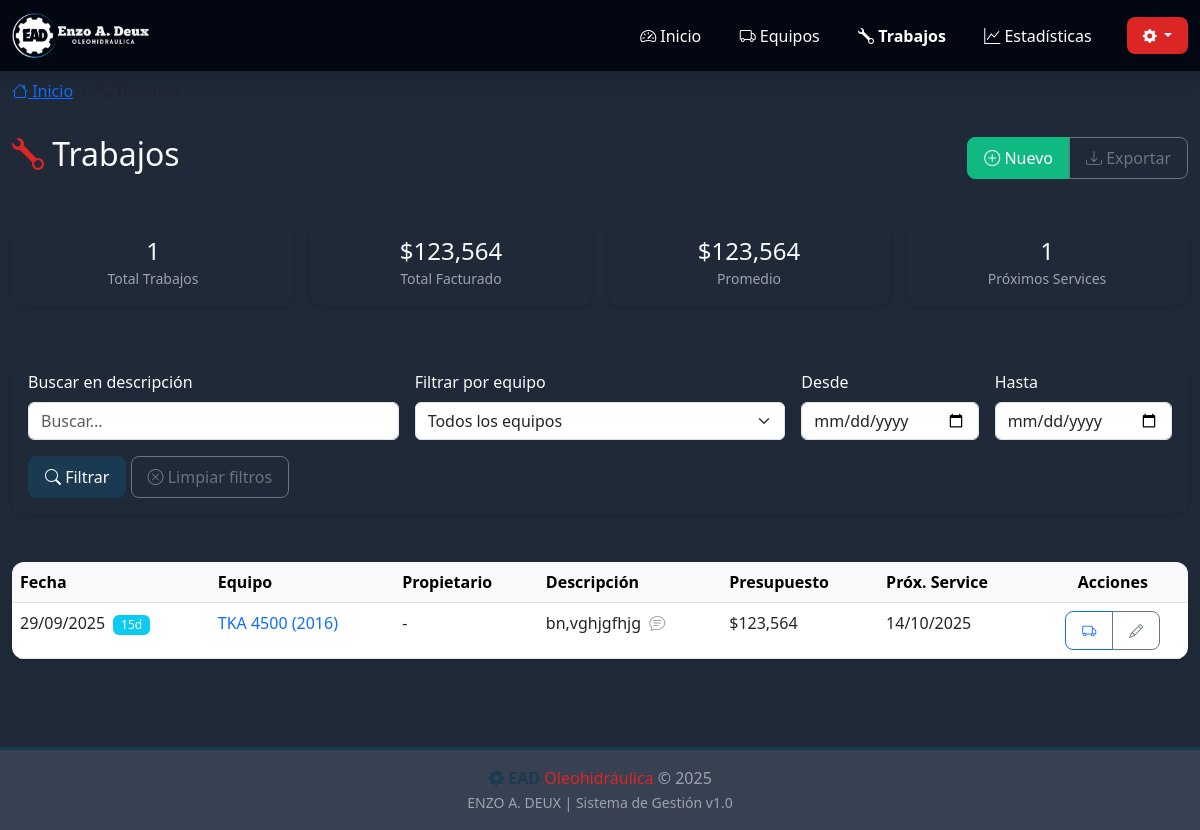
/trabajos, run on an earlier commit of the app's database.
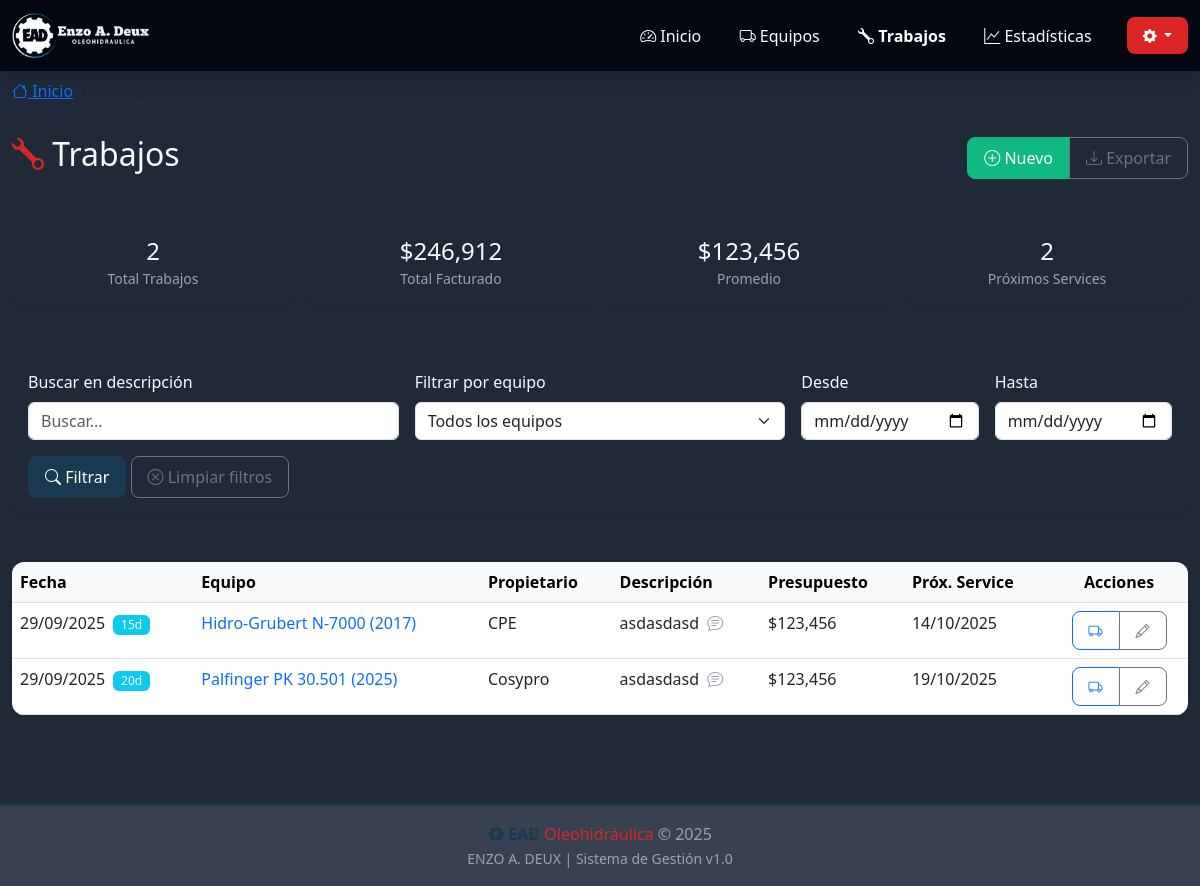
And on a later commit of the database.
### app_web.py (models this page shows)
class BaseModel(Model):
    class Meta:
        database = db

class Job(BaseModel):
    equipment = ForeignKeyField(Equipment, backref='jobs', on_delete='CASCADE')
    date_done = DateField()
    description = TextField()
    budget = FloatField(default=0.0)
    next_service_days = IntegerField(null=True)
    next_service_date = DateField(null=True)
    notes = TextField(null=True)

class Equipment(BaseModel):
    marca = CharField()
    modelo = CharField()
    anio = IntegerField()
    n_serie = CharField()
    propietario = CharField(null=True)
    vehiculo = CharField(null=True)
    dominio = CharField(null=True)
    notes = TextField(null=True)

### app_web.py (the view)
@app.route('/trabajos')
def trabajos_list():
    search = request.args.get('search', '')
    equipo_id = request.args.get('equipo_id', '')
    fecha_desde = request.args.get('fecha_desde', '')
    fecha_hasta = request.args.get('fecha_hasta', '')
    trabajos = Job.select().join(Equipment).order_by(Job.date_done.desc())
    if search:
        trabajos = trabajos.where(Job.description.contains(search))
    if equipo_id:
        trabajos = trabajos.where(Job.equipment == equipo_id)
    if fecha_desde:
        trabajos = trabajos.where(Job.date_done >= datetime.strptime(fecha_desde, '%Y-%m-%d').date())
    if fecha_hasta:
        trabajos = trabajos.where(Job.date_done <= datetime.strptime(fecha_hasta, '%Y-%m-%d').date())
    trabajos_list = []
    total_trabajos = 0
    total_presupuesto = 0
    for job in trabajos:
        eq = job.equipment
        trabajos_list.append({
            'id': job.id,
            'date': job.date_done.strftime('%d/%m/%Y'),
            'equipo': f"{eq.marca} {eq.modelo} ({eq.anio})",
            'equipo_id': eq.id,
            'propietario': eq.propietario or '-',
            'description': job.description,
            'budget': job.budget,
            'next_service': job.next_service_date.strftime('%d/%m/%Y') if job.next_service_date else '-',
            'days_until': (job.next_service_date - datetime.now().date()).days if job.next_service_date else None,
            'notes': job.notes or ''
        })
        total_trabajos += 1
        total_presupuesto += job.budget
    equipos_filter = []
    for eq in Equipment.select().order_by(Equipment.marca, Equipment.modelo):
        equipos_filter.append({
            'id': eq.id,
            'nombre': f"{eq.marca} {eq.modelo} ({eq.anio})"
        })
    return render_template('trabajos.html',
                         trabajos=trabajos_list,
                         total_trabajos=total_trabajos,
                         total_presupuesto=total_presupuesto,
                         equipos_filter=equipos_filter,
                         search=search,
                         equipo_id=equipo_id,
                         fecha_desde=fecha_desde,
                         fecha_hasta=fecha_hasta)

### templates/trabajos.html (shortened to what this page needs)
{% extends "base.html" %}
{% block breadcrumb %}
<nav aria-label="breadcrumb" class="mt-2">
    <div class="container-fluid">
        <ol class="breadcrumb">
            <li class="breadcrumb-item"><a href="/"><i class="bi bi-house"></i> Inicio</a></li>
            <li class="breadcrumb-item active" aria-current="page"><i class="bi bi-wrench"></i> Trabajos</li>
        </ol>
    </div>
</nav>
{% endblock %}
{% block content %}
<div class="animate-slide">
    <div class="row mb-4">
        <div class="col-12">
            <div class="d-flex justify-content-between align-items-center mb-3">
                <h2><i class="bi bi-wrench" style="color: var(--ead-red);"></i> Trabajos</h2>
                <div class="btn-group">
                    <a href="/trabajo/nuevo" class="btn btn-success">
                        <i class="bi bi-plus-circle"></i> Nuevo
                    </a>
                    <a href="/api/export/trabajos" class="btn btn-outline-secondary">
                        <i class="bi bi-download"></i> Exportar
                    </a>
                </div>
            </div>
        </div>
    </div>
    <div class="row g-3 mb-4">
        <div class="col-6 col-md-3">
            <div class="card text-center">
                <div class="card-body">
                    <h4 class="mb-0">{{ total_trabajos }}</h4>
                    <small class="text-muted">Total Trabajos</small>
                </div>
            </div>
        </div>
        <div class="col-6 col-md-3">
            <div class="card text-center">
                <div class="card-body">
                    <h4 class="mb-0">${{ "{:,.0f}".format(total_presupuesto) }}</h4>
                    <small class="text-muted">Total Facturado</small>
                </div>
            </div>
        </div>
        <div class="col-6 col-md-3">
            <div class="card text-center">
                <div class="card-body">
                    <h4 class="mb-0">${{ "{:,.0f}".format(total_presupuesto/total_trabajos if total_trabajos > 0 else 0) }}</h4>
                    <small class="text-muted">Promedio</small>
                </div>
            </div>
        </div>
        <div class="col-6 col-md-3">
            <div class="card text-center">
                <div class="card-body">
                    <h4 class="mb-0">
                        {% set proximos = trabajos|selectattr('days_until', 'defined')|rejectattr('days_until', 'none')|selectattr('days_until', 'lt', 30)|list %}
                        {{ proximos|length }}
                    </h4>
                    <small class="text-muted">Próximos Services</small>
                </div>
            </div>
        </div>
    </div>
    <div class="row mb-4">
        <div class="col-12">
            <div class="card">
                <div class="card-body">
                    <form method="get" action="/trabajos" id="filterForm">
                        <div class="row g-3">
                            <div class="col-12 col-md-4">
                                <label for="search" class="form-label">Buscar en descripción</label>
                                <input type="text" class="form-control" id="search" name="search"
                                       placeholder="Buscar..." value="{{ search }}">
                            </div>
                            <div class="col-12 col-md-4">
                                <label for="equipo_id" class="form-label">Filtrar por equipo</label>
                                <select class="form-select" id="equipo_id" name="equipo_id">
                                    <option value="">Todos los equipos</option>
                                </select>
                            </div>
                            <div class="col-6 col-md-2">
                                <label for="fecha_desde" class="form-label">Desde</label>
                                <input type="date" class="form-control" id="fecha_desde" name="fecha_desde"
                                       value="{{ fecha_desde }}">
                            </div>
                            <div class="col-6 col-md-2">
                                <label for="fecha_hasta" class="form-label">Hasta</label>
                                <input type="date" class="form-control" id="fecha_hasta" name="fecha_hasta"
                                       value="{{ fecha_hasta }}">
                            </div>
                        </div>
                        <div class="row mt-3">
                            <div class="col-12">
                                <button type="submit" class="btn btn-primary">
                                    <i class="bi bi-search"></i> Filtrar
                                </button>
                                <a href="/trabajos" class="btn btn-outline-secondary">
                                    <i class="bi bi-x-circle"></i> Limpiar filtros
                                </a>
                            </div>
                        </div>
                    </form>
                </div>
            </div>
        </div>
    </div>
    <div class="row">
        <div class="col-12">
            {% if trabajos %}
            <div class="d-none d-md-block">
                <div class="card">
                    <div class="card-body p-0">
                        <div class="table-responsive">
                            <table class="table table-hover mb-0">
                                <thead class="table-light">
                                    <tr>
                                        <th>Fecha</th>
                                        <th>Equipo</th>
                                        <th>Propietario</th>
                                        <th>Descripción</th>
                                        <th>Presupuesto</th>
                                        <th>Próx. Service</th>
                                        <th class="text-center">Acciones</th>
                                    </tr>
                                </thead>
                                <tbody>
                                    {% for trabajo in trabajos %}
                                    <tr>
                                        <td>
                                            {{ trabajo.date }}
                                            {% if trabajo.days_until is not none %}
                                                {% if trabajo.days_until < 0 %}
                                                    <span class="badge bg-danger ms-1">Vencido</span>
                                                {% elif trabajo.days_until <= 7 %}
                                                    <span class="badge bg-warning ms-1">{{ trabajo.days_until }}d</span>
                                                {% elif trabajo.days_until <= 30 %}
                                                    <span class="badge bg-info ms-1">{{ trabajo.days_until }}d</span>
                                                {% endif %}
                                            {% endif %}
                                        </td>
                                        <td>
                                            <a href="/equipo/{{ trabajo.equipo_id }}" class="text-decoration-none">
                                                {{ trabajo.equipo }}
                                            </a>
                                        </td>
                                        <td>{{ trabajo.propietario }}</td>
                                        <td>
                                            <span title="{{ trabajo.description }}">
                                                {{ trabajo.description[:50] }}{% if trabajo.description|length > 50 %}...{% endif %}
                                            </span>
                                            {% if trabajo.notes %}
                                            <i class="bi bi-chat-text text-muted ms-1" title="{{ trabajo.notes }}"></i>
                                            {% endif %}
                                        </td>
                                        <td class="text-nowrap">${{ "{:,.0f}".format(trabajo.budget) }}</td>
                                        <td>{{ trabajo.next_service }}</td>
                                        <td class="text-center">
                                            <div class="btn-group">
                                                <a href="/equipo/{{ trabajo.equipo_id }}"
                                                   class="btn btn-sm btn-outline-primary" title="Ver equipo">
                                                    <i class="bi bi-truck"></i>
                                                </a>
                                                <a href="/trabajo/{{ trabajo.id }}/editar"
                                                   class="btn btn-sm btn-outline-secondary" title="Editar">
                                                    <i class="bi bi-pencil"></i>
                                                </a>
                                            </div>
                                        </td>
                                    </tr>
                                    {% endfor %}
                                </tbody>
                            </table>
                        </div>
                    </div>
                </div>
            </div>
            {% endif %}
        </div>
    </div>
</div>
{% endblock %}

### templates/base.html (shortened to what this page needs)
<!DOCTYPE html>
<html lang="es">
<head>
    <link href="https://cdn.jsdelivr.net/npm/bootstrap@5.3.0/dist/css/bootstrap.min.css" rel="stylesheet">
    <link rel="stylesheet" href="https://cdn.jsdelivr.net/npm/bootstrap-icons@1.11.0/font/bootstrap-icons.css">
</head>
<body>
    <nav class="navbar navbar-expand-lg navbar-dark shadow" style="background-color: var(--dark-color);">
        <div class="container-fluid">
            <a class="navbar-brand d-flex align-items-center" href="/">
                <img src="{{ url_for('static', filename='img/EAD negro (snf) apaisado.png') }}"
                     alt="EAD Oleohidráulica - ENZO A. DEUX"
                     height="45"
                     style="max-width: 200px;"
                     class="me-2">
            </a>
            <div class="d-none d-lg-flex ms-auto align-items-center">
                <a class="nav-link px-3 text-white {{ 'fw-bold' if request.endpoint == 'index' else '' }}" href="/">
                    <i class="bi bi-speedometer2"></i> Inicio
                </a>
                <a class="nav-link px-3 text-white {{ 'fw-bold' if request.endpoint and 'equipo' in request.endpoint else '' }}" href="/equipos">
                    <i class="bi bi-truck"></i> Equipos
                </a>
                <a class="nav-link px-3 text-white {{ 'fw-bold' if request.endpoint and 'trabajo' in request.endpoint else '' }}" href="/trabajos">
                    <i class="bi bi-wrench"></i> Trabajos
                </a>
                <a class="nav-link px-3 text-white {{ 'fw-bold' if request.endpoint == 'estadisticas' else '' }}" href="/estadisticas">
                    <i class="bi bi-graph-up"></i> Estadísticas
                </a>
                <div class="dropdown ms-3">
                    <button class="btn btn-sm dropdown-toggle"
                            style="background-color: var(--ead-red); color: white; border: none;"
                            data-bs-toggle="dropdown">
                        <i class="bi bi-gear-fill"></i>
                    </button>
                </div>
            </div>
        </div>
    </nav>
    {% block breadcrumb %}{% endblock %}
    <main class="container-fluid py-3">
        {% block content %}{% endblock %}
    </main>
    <footer class="text-center py-3 mt-5" style="background-color: var(--light-gray); border-top: 3px solid var(--ead-blue);">
        <div class="container">
            <div>
                <i class="bi bi-gear-fill" style="color: var(--ead-blue);"></i>
                <strong style="color: var(--ead-blue);">EAD</strong>
                <span style="color: var(--ead-red);">Oleohidráulica</span>
                <span class="text-muted">© 2025</span>
            </div>
            <small class="text-muted">ENZO A. DEUX | Sistema de Gestión v1.0</small>
        </div>
    </footer>
</body>
</html>

What changed in the data, as far as the page shows it:
removed Job: date "29/09/2025", days_until "15", equipo "TKA 4500 (2016)", propietario "-", description "bn,vghjgfhjg", budget "123,564", next_service "14/10/2025"
added Job: date "29/09/2025", days_until "15", equipo "Hidro-Grubert N-7000 (2017)", propietario "CPE", description "asdasdasd", budget "123,456", next_service "14/10/2025"
added Job: date "29/09/2025", days_until "20", equipo "Palfinger PK 30.501 (2025)", propietario "Cosypro", description "asdasdasd", budget "123,456", next_service "19/10/2025"
Also different on the page:
{{ total_trabajos }}: "1" → "2"
{{ "{:,.0f}".format(total_presupuesto) }}: "123,564" → "246,912"
{{ proximos|length }}: "1" → "2"
text no longer shown: "123,564"
text now shown: "123,456"
